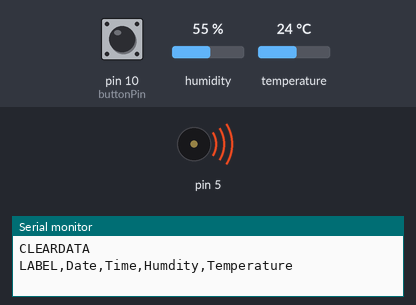
The sketch below on a simulated Arduino Uno, built with avr-gcc and run on an emulated ATmega328P. On the bench: buzzer (waves = sounding), the last lines printed to the serial monitor. Inputs (shaded band) come from the test bench; at power-on: pin 10 (buttonPin) HIGH, humidity 55 %, temperature 24 °C.

Above: at 0.07 s.
At 0.8 s:
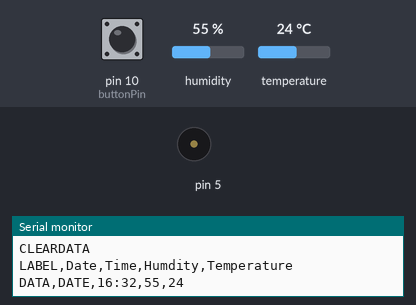
Timing chart, 0 to 3.2 s (numbered marks = the images above):
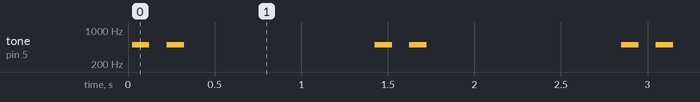

The sketch:

temp_senzor_i_zujalica.ino
```cpp
//#include "TinyDHT.h"

#include "DHT.h"

#define DHTPIN 2
#define DHTTYPE DHT11

int buttonPin = 10;
int btnState = 0;
DHT dht(DHTPIN, DHTTYPE);

void setup()
{
    pinMode(buttonPin, INPUT);
    Serial.begin(9600);
    dht.begin();
    Serial.println("CLEARDATA");
    Serial.println("LABEL,Date,Time,Humdity,Temperature");

}

void loop()
{
    btnState = digitalRead(buttonPin);
    int h = dht.readHumidity();
    int t = dht.readTemperature(0);

    tone(5, 500);
    delay(100);
    noTone(5);
    delay(100);
    if (h>50 && h<60)
    {
      tone(5,500);
      delay(100);
      noTone(5);
      }
    if (h>60 && btnState==false)
    {
      tone(5,700);
      delay(1000);
      noTone(5);
      }

    Serial.println((String) "DATA,DATE,16:32," + h + "," + t);

    delay(1100);
}
```

Measured:
- by itself, tone on pin 5: repeats every 1.4 s: silent 0.10 s, 500 Hz 0.10 s, silent 1.1 s, 500 Hz 0.10 s
